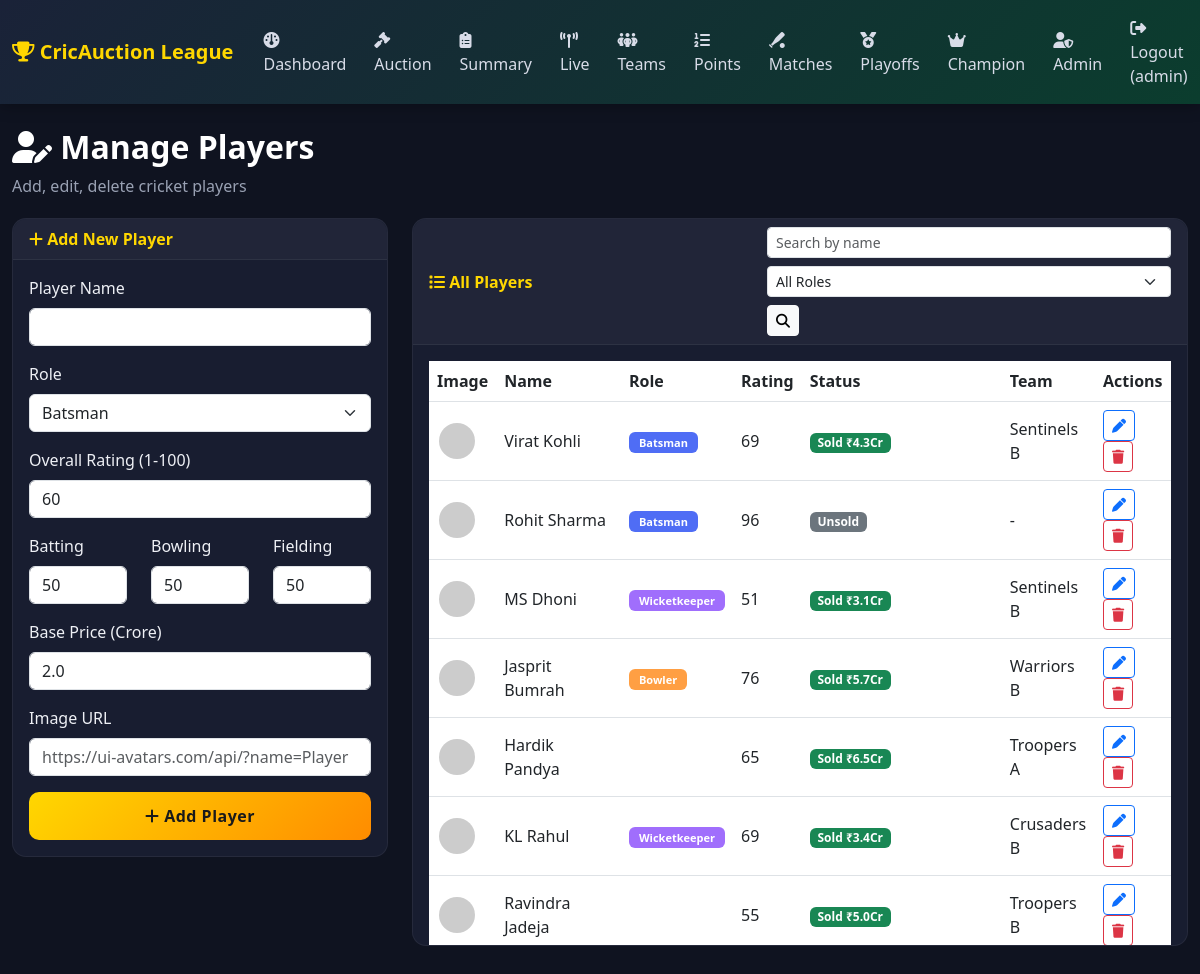
Screenshot of /admin/players (signed in) with the database file from the repository.
### tables this page shows
CREATE TABLE players (
            id         INTEGER PRIMARY KEY AUTOINCREMENT,
            name       TEXT NOT NULL,
            role       TEXT NOT NULL,
            rating     INTEGER NOT NULL,
            batting    INTEGER NOT NULL,
            bowling    INTEGER NOT NULL,
            fielding   INTEGER NOT NULL,
            base_price REAL NOT NULL DEFAULT 2,
            sold_price REAL DEFAULT 0,
            image      TEXT,
            team_id    INTEGER REFERENCES teams(id),
            is_sold    INTEGER DEFAULT 0
        );

CREATE TABLE teams (
            id             INTEGER PRIMARY KEY AUTOINCREMENT,
            name           TEXT UNIQUE NOT NULL,
            budget         REAL    NOT NULL DEFAULT 120,
            matches_played INTEGER DEFAULT 0,
            wins           INTEGER DEFAULT 0,
            losses         INTEGER DEFAULT 0,
            points         INTEGER DEFAULT 0,
            nrr            REAL    DEFAULT 0.0
        );

### backend/routes/admin_routes.py (the view)
@admin_bp.route("/admin/players")
@admin_required
def admin_players():
    conn = get_db_connection()
    cur = get_cursor(conn)
    search = request.args.get("search", "")
    role_filter = request.args.get("role", "")
    query = """
        SELECT players.*, teams.name as team_name
        FROM players LEFT JOIN teams ON players.team_id = teams.id
        WHERE 1=1
    """
    params = []
    if search:
        query += " AND players.name LIKE ?"   # ILIKE → LIKE
        params.append(f"%{search}%")
    if role_filter:
        query += " AND players.role = ?"
        params.append(role_filter)
    query += " ORDER BY players.id"
    cur.execute(query, params)
    players = cur.fetchall()
    cur.close()
    conn.close()
    return render_template("admin_players.html",
        players=players, search=search, role_filter=role_filter)

### backend/models.py (called while the page is built)
def get_db_connection():
    conn = sqlite3.connect(DB_PATH)
    conn.row_factory = sqlite3.Row
    conn.execute("PRAGMA journal_mode=WAL")
    conn.execute("PRAGMA foreign_keys=ON")
    return conn

def get_cursor(conn):
    return conn.cursor()

### backend/routes/admin_routes.py (called while the page is built)
def admin_required(f):
    @wraps(f)
    def wrapper(*args, **kwargs):
        if "user_id" not in session:
            return redirect(url_for("auth.login"))
        if session.get("role") != "admin":
            flash("Access denied. Admins only.", "danger")
            return redirect(url_for("admin.dashboard"))
        return f(*args, **kwargs)
    return wrapper

### frontend/templates/admin_players.html (shortened to what this page needs)
{% extends "base.html" %}
{% block content %}
<div class="page-header animate-fadein">
    <h2><i class="fa-solid fa-user-pen"></i> Manage Players</h2>
    <p>Add, edit, delete cricket players</p>
</div>
<div class="row">
    <div class="col-lg-4 mb-4">
        <div class="card content-card animate-fadein">
            <div class="card-header">
                {% if edit_player %}
                    <i class="fa-solid fa-pen"></i> Edit Player
                {% else %}
                    <i class="fa-solid fa-plus"></i> Add New Player
                {% endif %}
            </div>
            <div class="card-body">
                <form method="POST"
                    action="{% if edit_player %}{{ url_for('admin.edit_player', player_id=edit_player['id']) }}{% else %}{{ url_for('admin.add_player') }}{% endif %}">
                    <div class="mb-3">
                        <label class="form-label">Player Name</label>
                        <input type="text" name="name" class="form-control" required
                            value="{{ edit_player['name'] if edit_player else '' }}">
                    </div>
                    <div class="mb-3">
                        <label class="form-label">Role</label>
                        <select name="role" class="form-select" required>
                            {% set roles = ['Batsman', 'Bowler', 'All-rounder', 'Wicketkeeper'] %}
                            {% for r in roles %}
                            <option value="{{ r }}" {% if edit_player and edit_player['role'] == r %}selected{% endif %}>{{ r }}</option>
                            {% endfor %}
                        </select>
                    </div>
                    <div class="mb-3">
                        <label class="form-label">Overall Rating (1-100)</label>
                        <input type="number" name="rating" min="1" max="100" class="form-control" required
                            value="{{ edit_player['rating'] if edit_player else 60 }}">
                    </div>
                    <div class="row">
                        <div class="col-4 mb-3">
                            <label class="form-label">Batting</label>
                            <input type="number" name="batting" min="1" max="100" class="form-control" required
                                value="{{ edit_player['batting'] if edit_player else 50 }}">
                        </div>
                        <div class="col-4 mb-3">
                            <label class="form-label">Bowling</label>
                            <input type="number" name="bowling" min="1" max="100" class="form-control" required
                                value="{{ edit_player['bowling'] if edit_player else 50 }}">
                        </div>
                        <div class="col-4 mb-3">
                            <label class="form-label">Fielding</label>
                            <input type="number" name="fielding" min="1" max="100" class="form-control" required
                                value="{{ edit_player['fielding'] if edit_player else 50 }}">
                        </div>
                    </div>
                    <div class="mb-3">
                        <label class="form-label">Base Price (Crore)</label>
                        <input type="number" step="0.1" name="base_price" class="form-control" required
                            value="{{ edit_player['base_price'] if edit_player else 2.0 }}">
                    </div>
                    <div class="mb-3">
                        <label class="form-label">Image URL</label>
                        <input type="text" name="image" class="form-control"
                            value="{{ edit_player['image'] if edit_player else '' }}"
                            placeholder="https://ui-avatars.com/api/?name=Player">
                    </div>
                    <button type="submit" class="btn btn-auth w-100">
                        {% if edit_player %}
                            <i class="fa-solid fa-save"></i> Update Player
                        {% else %}
                            <i class="fa-solid fa-plus"></i> Add Player
                        {% endif %}
                    </button>
                </form>
            </div>
        </div>
    </div>
    <div class="col-lg-8">
        <div class="card content-card animate-fadein">
            <div class="card-header d-flex justify-content-between align-items-center flex-wrap gap-2">
                <span><i class="fa-solid fa-list"></i> All Players</span>
                <form method="GET" class="d-flex gap-2 flex-wrap">
                    <input type="text" name="search" class="form-control form-control-sm" placeholder="Search by name" value="{{ search }}">
                    <select name="role" class="form-select form-select-sm">
                        <option value="">All Roles</option>
                    </select>
                    <button class="btn btn-sm btn-light" type="submit"><i class="fa-solid fa-search"></i></button>
                </form>
            </div>
            <div class="card-body table-responsive" style="max-height: 600px; overflow-y:auto;">
                <table class="table table-hover align-middle">
                    <thead>
                        <tr>
                            <th>Image</th>
                            <th>Name</th>
                            <th>Role</th>
                            <th>Rating</th>
                            <th>Status</th>
                            <th>Team</th>
                            <th>Actions</th>
                        </tr>
                    </thead>
                    <tbody>
                        {% for p in players %}
                        <tr>
                            <td><img src="{{ p['image'] }}" class="player-thumb" alt="{{ p['name'] }}"></td>
                            <td>{{ p['name'] }}</td>
                            <td><span class="badge role-badge role-{{ p['role']|replace(' ', '') }}">{{ p['role'] }}</span></td>
                            <td>{{ p['rating'] }}</td>
                            <td>
                                {% if p['is_sold'] == 1 and p['team_id'] %}
                                    <span class="badge bg-success">Sold ₹{{ p['sold_price'] }}Cr</span>
                                {% elif p['is_sold'] == 1 %}
                                    <span class="badge bg-secondary">Unsold</span>
                                {% else %}
                                    <span class="badge bg-warning text-dark">Available</span>
                                {% endif %}
                            </td>
                            <td>{{ p['team_name'] or '-' }}</td>
                            <td>
                                <a href="{{ url_for('admin.edit_player', player_id=p['id']) }}" class="btn btn-sm btn-outline-primary"><i class="fa-solid fa-pen"></i></a>
                                <a href="{{ url_for('admin.delete_player', player_id=p['id']) }}" class="btn btn-sm btn-outline-danger" onclick="return confirm('Delete this player?')"><i class="fa-solid fa-trash"></i></a>
                            </td>
                        </tr>
                        {% endfor %}
                    </tbody>
                </table>
            </div>
        </div>
    </div>
</div>
{% endblock %}

### frontend/static/css/style.css (style rules this page uses)
* { box-sizing: border-box; }
body { font-family: 'Segoe UI', Tahoma, Geneva, Verdana, sans-serif; background: #0f1320; color: #eef0f5; }
.btn-auth { background: linear-gradient(135deg, #ffd700, #ff8c00); border: none; color: #1a1a1a; font-weight: 700; padding: 12px; border-radius: 10px; transition: all 0.3s ease; letter-spacing: 0.5px; }
.page-header { margin-bottom: 20px; }
.page-header h2 { font-weight: 700; color: #fff; }
.page-header p { color: #99a1b3; }
.animate-fadein { animation: cardFadeIn 0.5s ease both; }
.content-card { background: #181d30; border: 1px solid rgba(255,255,255,0.06); border-radius: 14px; color: #eef0f5; }
.content-card .card-header { background: rgba(255,255,255,0.04); border-bottom: 1px solid rgba(255,255,255,0.06); font-weight: 600; color: #ffd700; border-radius: 14px 14px 0 0 !important; }
.content-card .table { color: #eef0f5; }
.content-card .table thead { color: #ffd700; }
.role-badge { font-size: 11px; padding: 5px 10px; }
.role-Batsman { background: #4f6df5; color: #fff; }
.role-Bowler { background: #ff9f43; color: #fff; }
.role-Wicketkeeper { background: #a06efc; color: #fff; }
.player-thumb { width: 40px; height: 40px; border-radius: 50%; object-fit: cover; border: 2px solid rgba(255,255,255,0.1); }

### rows the page displays
players: name "Virat Kohli", role "Batsman", rating "69", sold_price "4.3", name "Sentinels B"
players: name "Rohit Sharma", role "Batsman", rating "96", is_sold "Unsold", p "-"
players: name "MS Dhoni", role "Wicketkeeper", rating "51", sold_price "3.1", name "Sentinels B"
players: name "Jasprit Bumrah", role "Bowler", rating "76", sold_price "5.7", name "Warriors B"
players: name "Hardik Pandya", rating "65", sold_price "6.5", name "Troopers A"
players: name "KL Rahul", role "Wicketkeeper", rating "69", sold_price "3.4", name "Crusaders B"
players: name "Ravindra Jadeja", rating "55", sold_price "5.0", name "Troopers B"

### other values shown
{{ session.get('username') }} "admin"
form field role "Batsman"
